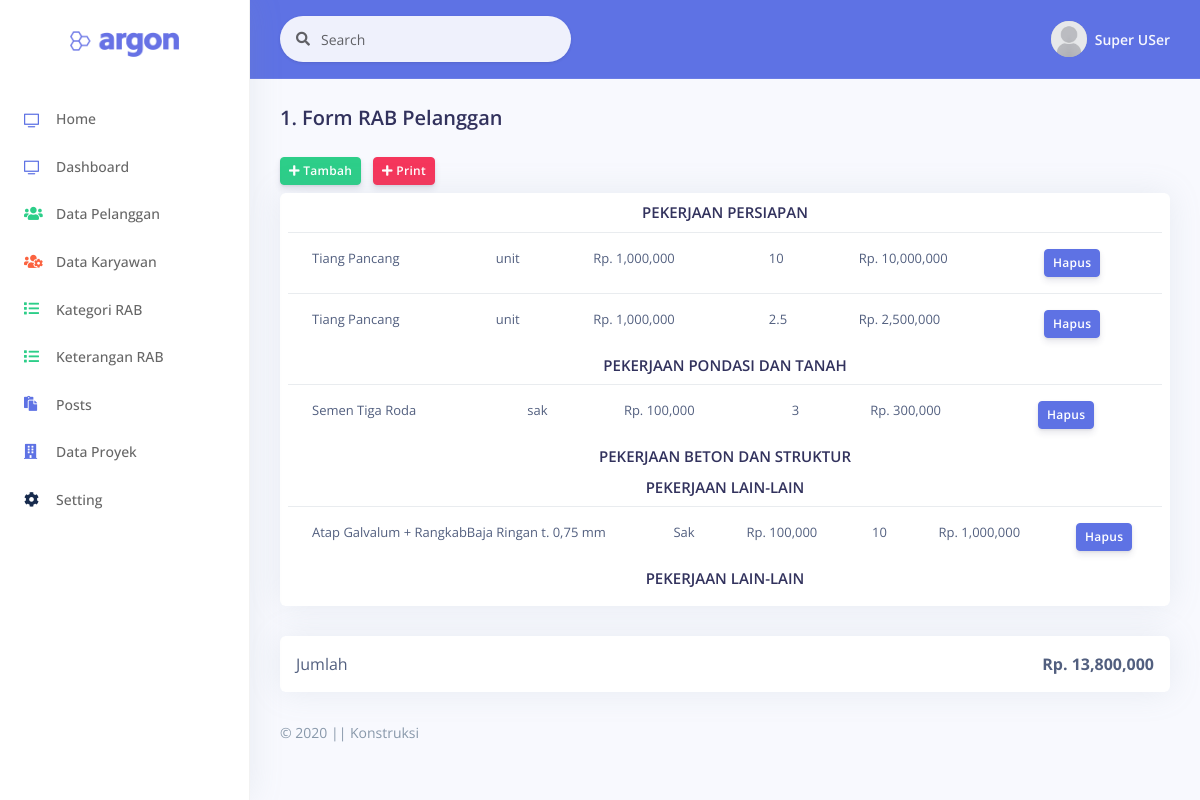
The page /user/rab.php?id=2 (signed in) on the database its author committed.
### tables this page shows
CREATE TABLE `kategori` (
  `id` int(11) NOT NULL,
  `nama_kategori` varchar(100) NOT NULL,
  `timestamp` timestamp NULL DEFAULT NULL
);

CREATE TABLE `detail_konstruksi` (
  `id` int(11) NOT NULL,
  `id_pemesanan` int(11) DEFAULT NULL,
  `id_kategori` int(11) DEFAULT NULL,
  `keterangan` varchar(100) DEFAULT NULL,
  `satuan` varchar(100) DEFAULT NULL,
  `harga_satuan` int(11) DEFAULT NULL,
  `total` int(11) DEFAULT NULL,
  `volume` varchar(11) DEFAULT NULL
);

### library/session.php (called while the page is built, shortened)
<?php
class Session{
    function cek_session(){
        if(empty($_SESSION['userLogin'])){
            return false;
        }else{
            return $_SESSION['userLogin'];
        }
    }
}
?>

### user/rab.php (the view, shortened to what this page needs)
  <?php
    include '../library/session.php';
    include '../koneksi.php';
    $session = (new Session())->cek_session();
    include './header.php';
  ?>
<div class="main-content" id="panel">
<?php
    include './topnav.php';
?>
  <div class="header pb-6">
    <div class="container-fluid">
      <div class="header-body">
        <div class="row align-items-center py-4">
          <div class="col-lg-6 col-7">
            <h6 class="h2 d-inline-block mb-0">1. Form RAB Pelanggan</h6>
          </div>
        </div>
      </div>
    </div>
  </div>
  <div class="container-fluid mt--6">
    <div class="row">
      <div class="col-xl-12">
          <button type="button" class="btn btn-success mb-2 btn-sm"
          data-toggle='modal' data-target='#modalForm'>
            <i class="fas fa-plus"></i> Tambah
          </button>
          <a href="../function/cetak.php?id=<?=$_GET['id'];?>" target="new" class="btn btn-danger mb-2 btn-sm">
            <i class="fas fa-plus"></i> Print
          </a>
        <div class="card p-2">
            <?php
                $kategori =  mysqli_query($koneksi, "SELECT * FROM kategori");
                $id = $_GET['id'];
                $title =  array();
                while($gol = mysqli_fetch_array($kategori)){
                    $id_kategori = $gol['id'];
                    $rabs =  mysqli_query($koneksi,"SELECT * FROM detail_konstruksi WHERE id_kategori='$id_kategori' AND id_pemesanan='$id'");
                    $col = "";
                    while($rab = mysqli_fetch_array($rabs)){
                        $rab_id = $rab['id'];
                        $keterangan = $rab['keterangan'];
                        $satuan = $rab['satuan'];
                        $harga_satuan = $rab['harga_satuan'];
                        $volume = $rab['volume'];
                        $total = $rab['total'];
                        $col = $col."<tr>
                            <td class='mr-auto'>$keterangan</td>
                            <td class='mr-2'>$satuan</td>
                            <td class='mr-2'>Rp. ".number_format($harga_satuan)."</td>
                            <td class='mr-2'>$volume</td>
                            <td class='mr-2'>Rp. ".number_format($total)."</td>
                            <td class='mr-2'><a href='../function/hapus_rab.php?id=$rab_id&id_pem=$id' class='btn btn-primary btn-sm text-white' >Hapus</a></td>
                        </tr>";
                    }
                    $nama_kategori = $gol['nama_kategori'];
                    $table = "<table class='table'>$col</table>";
                    $title[] = "<h4 class='text-center'>$nama_kategori</h4>".$table;
                }
                $collain = "";
                $tblain = "<table class='table'>$collain</table>";
                $title[] = "<h4 class='text-center'>PEKERJAAN LAIN-LAIN</h4>".$tblain;
                for($i=0; $i<count($title);$i++){
                    echo $title[$i];
                };
            ?>
        </div>
        <div class="card p-3">
            <div class="row ml-0 mr-0">
                <div class="mr-auto">Jumlah</div>
                <?php
                    $totals = mysqli_query($koneksi,"SELECT SUM(total) AS total FROM detail_konstruksi WHERE id_pemesanan='$id'");
                    while($total = mysqli_fetch_assoc($totals)){
                ?>
                <div><b><?="Rp. ".number_format($total['total'])?></b></div>
                <?php } ?>
            </div>
        </div>
      </div>
    </div>
    <?php include './footer.php';?>
  </div>
</div>

### user/header.php (shortened to what this page needs)
<!DOCTYPE html>
<html>
<head>
  <link rel="stylesheet" href="../assets/vendor/nucleo/css/nucleo.css" type="text/css">
  <link rel="stylesheet" href="../assets/vendor/@fortawesome/fontawesome-free/css/all.min.css" type="text/css">
  <link rel="stylesheet" href="../assets/css/argon.css?v=1.2.0" type="text/css">
  <link rel="stylesheet" href="../assets/vendor/sweetalert2/dist/sweetalert2.min.css">
  <link rel="stylesheet" href="../assets/vendor/datatables.net-bs4/css/dataTables.bootstrap4.min.css" type="text/css">
</head>
    <?php
        $uri_path = parse_url($_SERVER['REQUEST_URI'], PHP_URL_PATH);
        $uri_segments = explode('/', $uri_path);
    ?>
<body>
  <nav class="sidenav navbar navbar-vertical  fixed-left  navbar-expand-xs navbar-light bg-white" id="sidenav-main">
    <div class="scrollbar-inner">
      <div class="sidenav-header  align-items-center">
        <a class="navbar-brand" href="../">
          <img src="../assets/img/brand/blue.png" class="navbar-brand-img" alt="...">
        </a>
      </div>
      <div class="navbar-inner">
        <div class="collapse navbar-collapse" id="sidenav-collapse-main">
          <ul class="navbar-nav">
            <li class="nav-item">
              <a class="nav-link" href="../">
                <i class="ni ni-tv-2 text-primary"></i>
                <span class="nav-link-text">Home</span>
              </a>
            </li>
            <li class="nav-item">
              <a class="nav-link <?php if($uri_segments[3] == 'index.php'){echo 'active';} ?>" href="../user/index.php">
                <i class="ni ni-tv-2 text-primary"></i>
                <span class="nav-link-text">Dashboard</span>
              </a>
            </li>
            <?php if($session->role == 2 || $session->role == 1){?>
            <li class="nav-item">
              <a class="nav-link <?php if($uri_segments[3] == 'pelanggan.php'){echo 'active';} ?>" href="../user/pelanggan.php">
                <i class="fas fa-users text-green"></i>
                <span class="nav-link-text">Data Pelanggan</span>
              </a>
            </li>
            <?php };  if($session->role == 1){?>
            <li class="nav-item">
              <a class="nav-link <?php if($uri_segments[3] == 'karyawan.php'){echo 'active';} ?>" href="../user/karyawan.php">
                <i class="fas fa-users-cog text-warning"></i>
                <span class="nav-link-text">Data Karyawan</span>
              </a>
            </li>
            <?php };  if($session->role == 2 || $session->role == 1){?>
            <li class="nav-item">
              <a class="nav-link <?php if($uri_segments[3] == 'kategori.php'){echo 'active';} ?>"
                href="../user/kategori.php">
                <i class="fas fa-list text-green"></i>
                <span class="nav-link-text">Kategori RAB</span>
              </a>
            </li>
            <?php };    if($session->role == 2 || $session->role == 1){?>
            <li class="nav-item">
              <a class="nav-link <?php if($uri_segments[3] == 'keterangan.php'){echo 'active';} ?>"
                href="../user/keterangan.php">
                <i class="fas fa-list text-green"></i>
                <span class="nav-link-text">Keterangan RAB</span>
              </a>
            </li>
            <?php };  if($session->role == 2 || $session->role == 1){?>
            <li class="nav-item">
              <a class="nav-link <?php if($uri_segments[3] == 'posts.php'){echo 'active';} ?>"
                href="../user/posts.php">
                <i class="fas fa-paste text-primary"></i>
                <span class="nav-link-text">Posts</span>
              </a>
            </li>
            <?php };  if($session->role == 2 || $session->role == 1){?>
            <li class="nav-item">
              <a class="nav-link <?php if($uri_segments[3] == 'proyek.php'){echo 'active';} ?>" href="../user/proyek.php">
                <i class="fas fa-building text-primary"></i>
                <span class="nav-link-text">Data Proyek</span>
              </a>
            </li>
            <?php };   if($session->role == 3){?>
            <li class="nav-item">
              <a class="nav-link <?php if($uri_segments[3] == 'pesanan.php'){echo 'active';} ?>" href="../user/pesanan.php">
                <i class="fas fa-building text-primary"></i>
                <span class="nav-link-text">Data Pesanan</span>
              </a>
            </li>
            <?php }; ?>
            <li class="nav-item">
              <a class="nav-link <?php if($uri_segments[3] == 'setting.php'){echo 'active';} ?>" href="../user/setting.php">
                <i class="fas fa-cog text-default"></i>
                <span class="nav-link-text">Setting</span>
              </a>
            </li>
          </ul>
        </div>
      </div>
    </div>
  </nav>

### user/topnav.php (shortened to what this page needs)
<nav class="navbar navbar-top navbar-expand navbar-dark bg-primary border-bottom">
  <div class="container-fluid">
    <div class="collapse navbar-collapse" id="navbarSupportedContent">
      <form class="navbar-search navbar-search-light form-inline mr-sm-3" id="navbar-search-main">
        <div class="form-group mb-0">
          <div class="input-group input-group-alternative input-group-merge">
            <div class="input-group-prepend">
              <span class="input-group-text"><i class="fas fa-search"></i></span>
            </div>
            <input class="form-control" placeholder="Search" type="text">
          </div>
        </div>
      </form>
      <ul class="navbar-nav align-items-center  ml-auto ml-md-0 ">
        <li class="nav-item dropdown">
          <a class="nav-link pr-0" href="#" role="button" data-toggle="dropdown" aria-haspopup="true" aria-expanded="false">
            <div class="media align-items-center">
              <span class="avatar avatar-sm rounded-circle">
                <img alt="Image placeholder"
                src="../assets/img/imageProfile/<?php if(empty($session->avatar)){ echo 'default.jpeg';}
                else{echo $session->avatar;}?>">
              </span>
              <div class="media-body  ml-2  d-none d-lg-block">
                <span class="mb-0 text-sm  font-weight-bold">
                  <?php if(!empty($session)){echo $session->nama;}?>
                </span>
              </div>
            </div>
          </a>
        </li>
      </ul>
    </div>
  </div>
</nav>

### user/footer.php
<footer class="footer pt-0">
  <div class="row align-items-center justify-content-lg-between">
    <div class="col-lg-6">
      <div class="copyright text-center  text-lg-left  text-muted">
        &copy; 2020  || Konstruksi
      </div>
    </div>
  </div>
</footer>

### rows shown on the page
kategori: nama_kategori "PEKERJAAN PERSIAPAN"
detail_konstruksi: keterangan "Tiang Pancang", satuan "unit", harga_satuan "1,000,000", volume "10", total "10,000,000"
detail_konstruksi: keterangan "Tiang Pancang", satuan "unit", harga_satuan "1,000,000", volume "2.5", total "2,500,000"
detail_konstruksi: keterangan "Semen Tiga Roda", satuan "sak", harga_satuan "100,000", volume "3", total "300,000"
kategori: nama_kategori "PEKERJAAN PONDASI DAN TANAH"
kategori: nama_kategori "PEKERJAAN BETON DAN STRUKTUR"
detail_konstruksi: keterangan "Atap Galvalum + RangkabBaja Ringan t. 0,75 mm", satuan "Sak", harga_satuan "100,000", volume "10", total "1,000,000"
kategori: nama_kategori "PEKERJAAN LAIN-LAIN"

### other values the page prints
$session->nama "Super USer"
$total['total'] "13,800,000"
